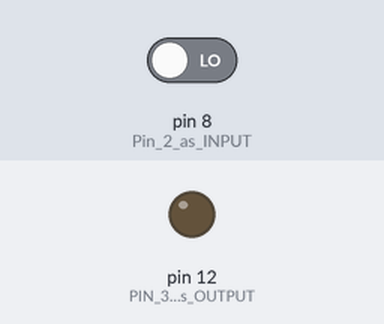
Recording of a sketch running on a simulated Arduino Uno, built with avr-gcc and run on an emulated ATmega328P. Shown: output pins drawn as LEDs (lit = HIGH). Dashed ring = blinking. The inputs (shaded band) are chosen by the test bench; at power-on: pin 8 (Pin_2_as_INPUT) LOW.

Above: at 1.2 s.
1.3 s: pin 8 (Pin_2_as_INPUT) driven HIGH
At 1.55 s:
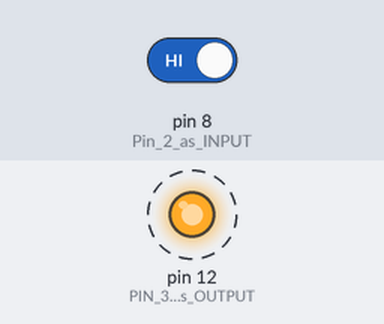
4.3 s: pin 8 (Pin_2_as_INPUT) driven LOW
At 4.3 s:
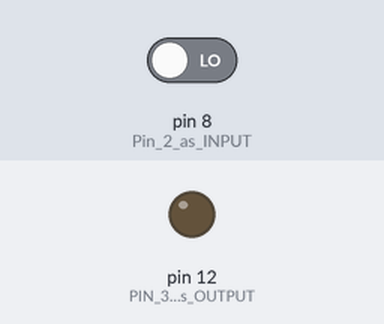
Timing chart, 0 to 7.3 s (numbered marks = the images above; inputs shaded):
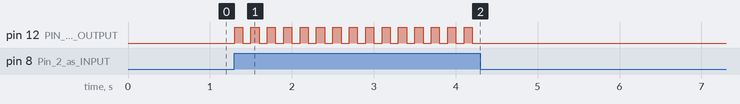

Measured:
- after the input at 1.3 s, pin 12 (PIN_3_as_OUTPUT): alternates HIGH for 0.10 s and LOW for 0.10 s, starting at once
- after the input at 4.3 s, pin 12 (PIN_3_as_OUTPUT): stops changing and stays LOW

The sketch:

pir1.ino
```cpp
void setup() {

  pinMode(8, INPUT); //Pin 2 as INPUT

  pinMode(12, OUTPUT); //PIN 3 as OUTPUT

}


void loop() {

  if (digitalRead(8) == HIGH) // check if PIR is triggered.

  {
    Serial.println("Motion detected!");

  digitalWrite(12, HIGH);   // turn the LED/Buzz ON

  delay(100);                       // wait for 100 msecond

  digitalWrite(12, LOW);   // turn the LED/Buzz OFF

  delay(100);                       // wait for 100 msecond

  }

}
```
